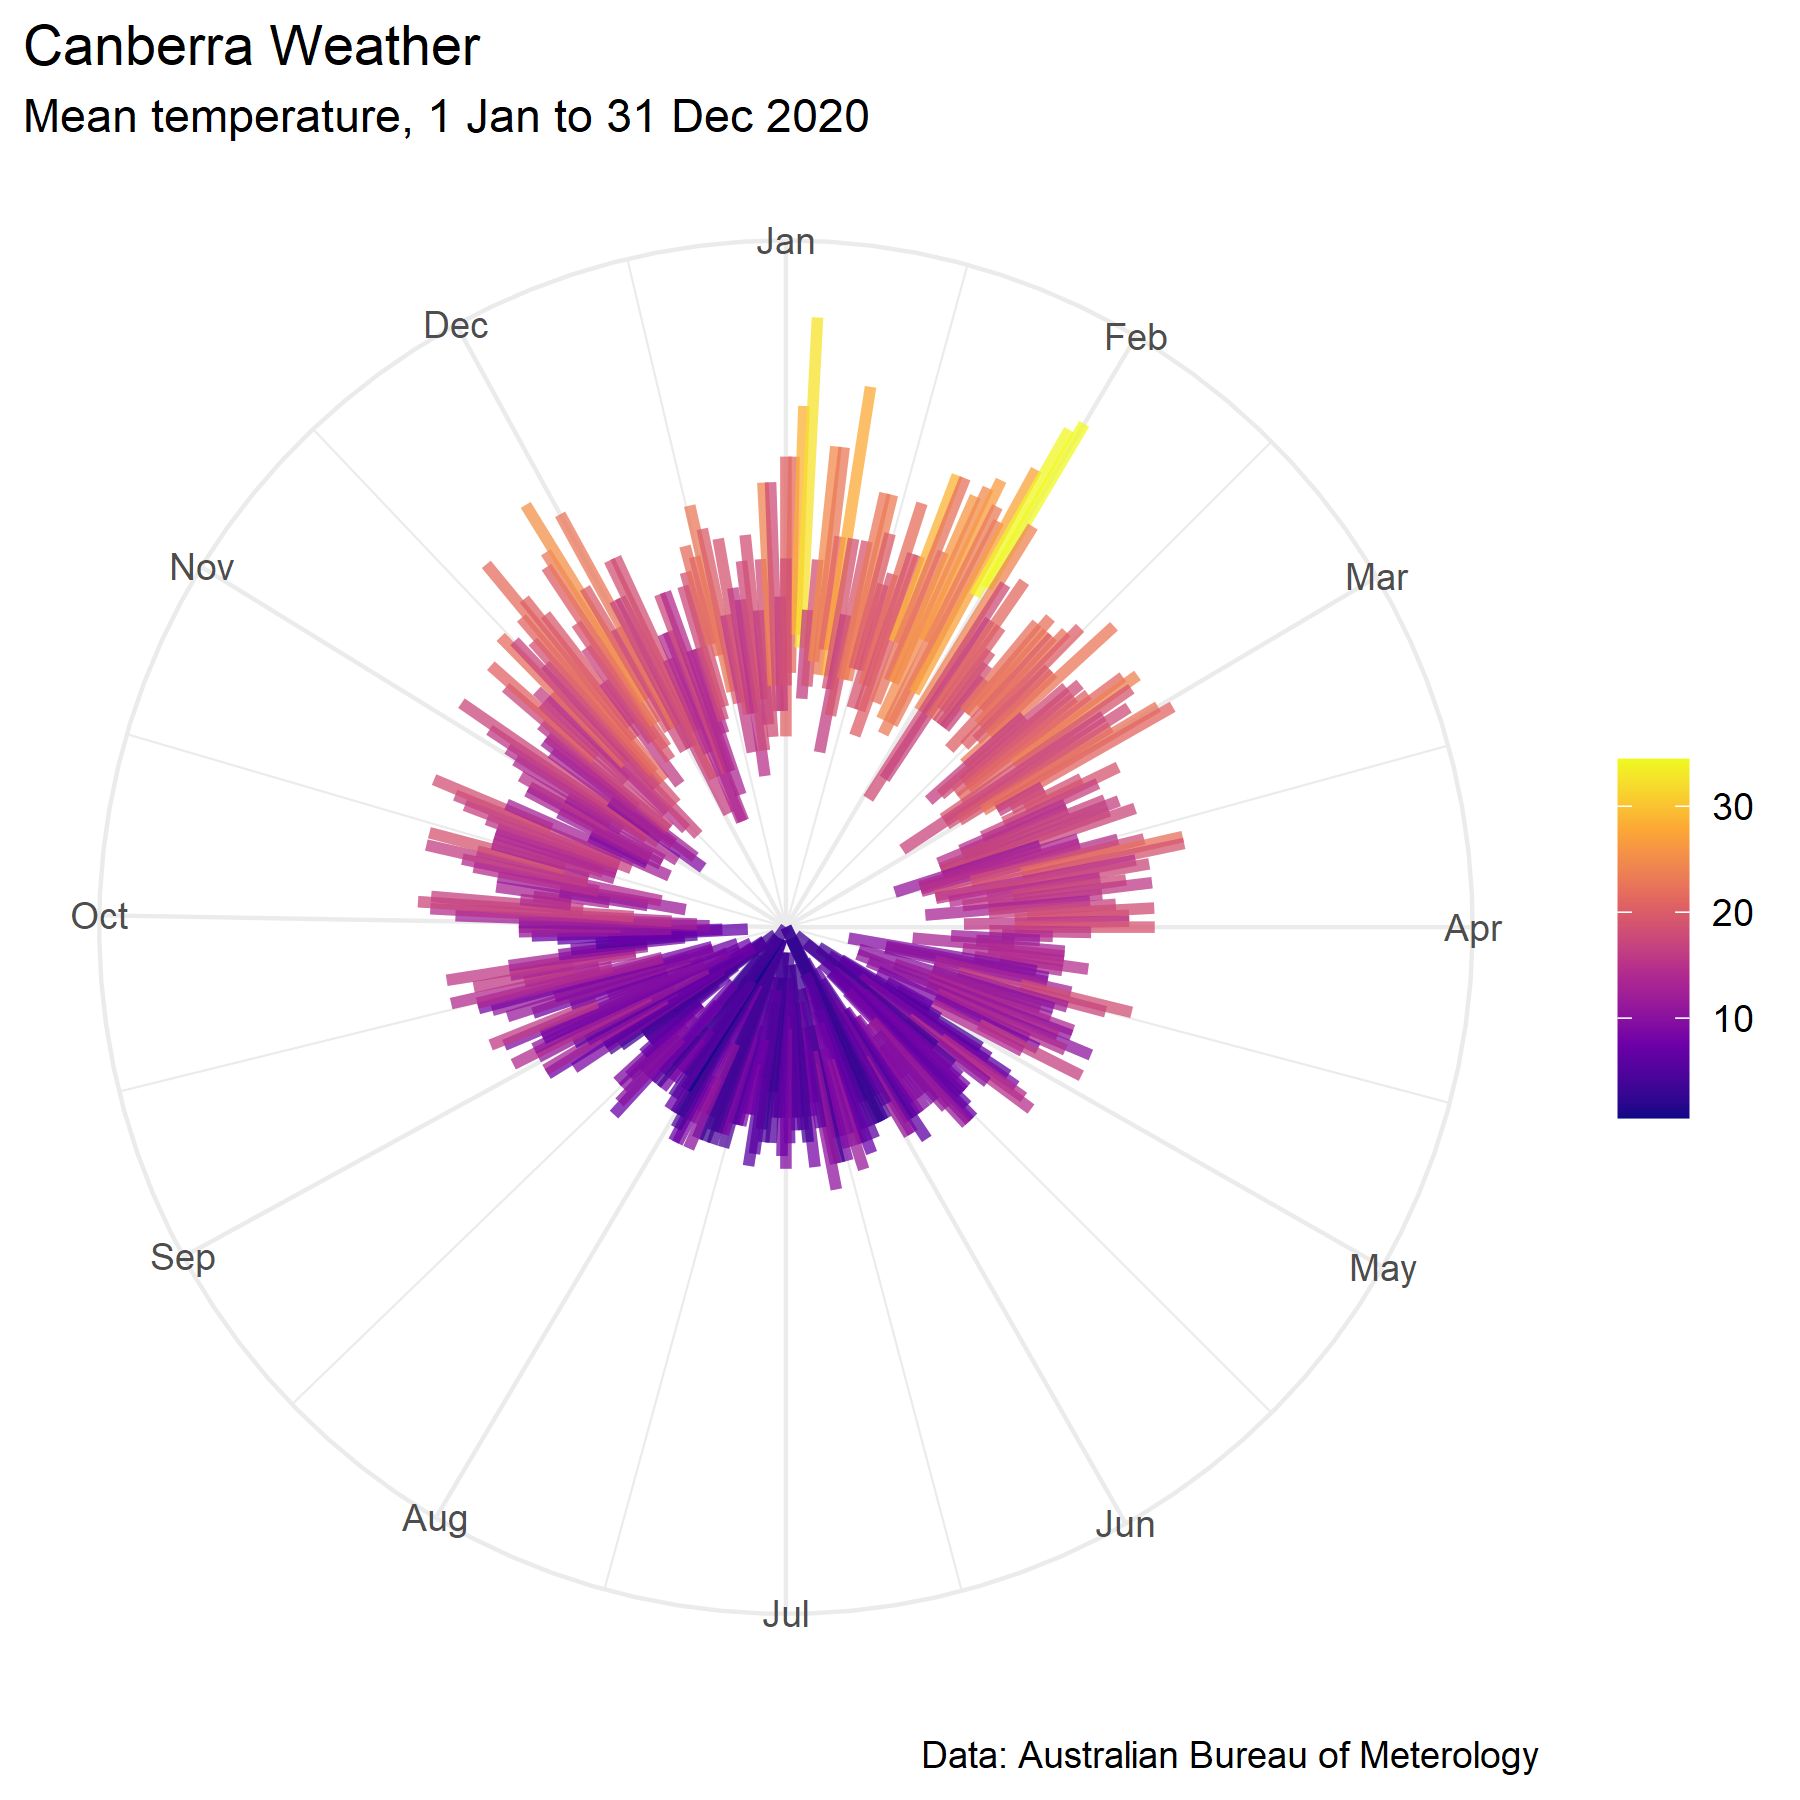

The R source for this figure:

library(tidyverse)
library(scales) #scale functions for graphs
library(lubridate) #Dates and times made easy

#Import Canberra weather data
cbr_2020 <- read_csv("11_circular/asos_cbr_2020.csv")

#Extract date from datetime using substring function (extracts variables as character)
cbr_2020$valid2 <- substr(cbr_2020$valid, 1,10) #day, month, year

maxtmp <- cbr_2020 %>% group_by(valid2) %>%
  summarise(max=max(tmpc))
mintmp <- cbr_2020 %>% group_by(valid2) %>%
  summarise(min=min(tmpc))
meantmp <- cbr_2020 %>% group_by(valid2) %>%
  summarise(mean=mean(tmpc))

tmp_data <- merge(maxtmp, mintmp, c("valid2"))
tmp_data2 <- merge(tmp_data, meantmp, c("valid2"))
cbr_2020_2 <- merge(cbr_2020, tmp_data2, c("valid2")) %>% distinct(valid2, min, max, mean) %>%
  mutate(valid2 = as.Date(valid2))

cbr_plot <- ggplot(cbr_2020_2, aes(valid2,
                            ymin = min,
                            ymax = max,
                            color = mean)) +
  geom_linerange(size = 1.3, alpha = 0.75) +
  scale_color_viridis_c(NULL, option = "plasma") +
  coord_polar() + 
  theme_minimal() +
  theme(legend.position = "right") +
  scale_x_date(labels = date_format("%b"), breaks = date_breaks("month")) +
  labs(title = "Canberra Weather",
       subtitle = "Mean temperature, 1 Jan to 31 Dec 2020",
       caption = "Data: Australian Bureau of Meterology ",
       x = NULL, y = NULL) + 
  scale_y_continuous(breaks=NULL) +
  expand_limits(y=0) 

cbr_plot

#Save the most recent chart as an image (inches is default)
ggsave("11_circular/11_circular.png", device = "png", type = "cairo", width = 6, height = 6) #Use device= and type= to stop images being pixelated
